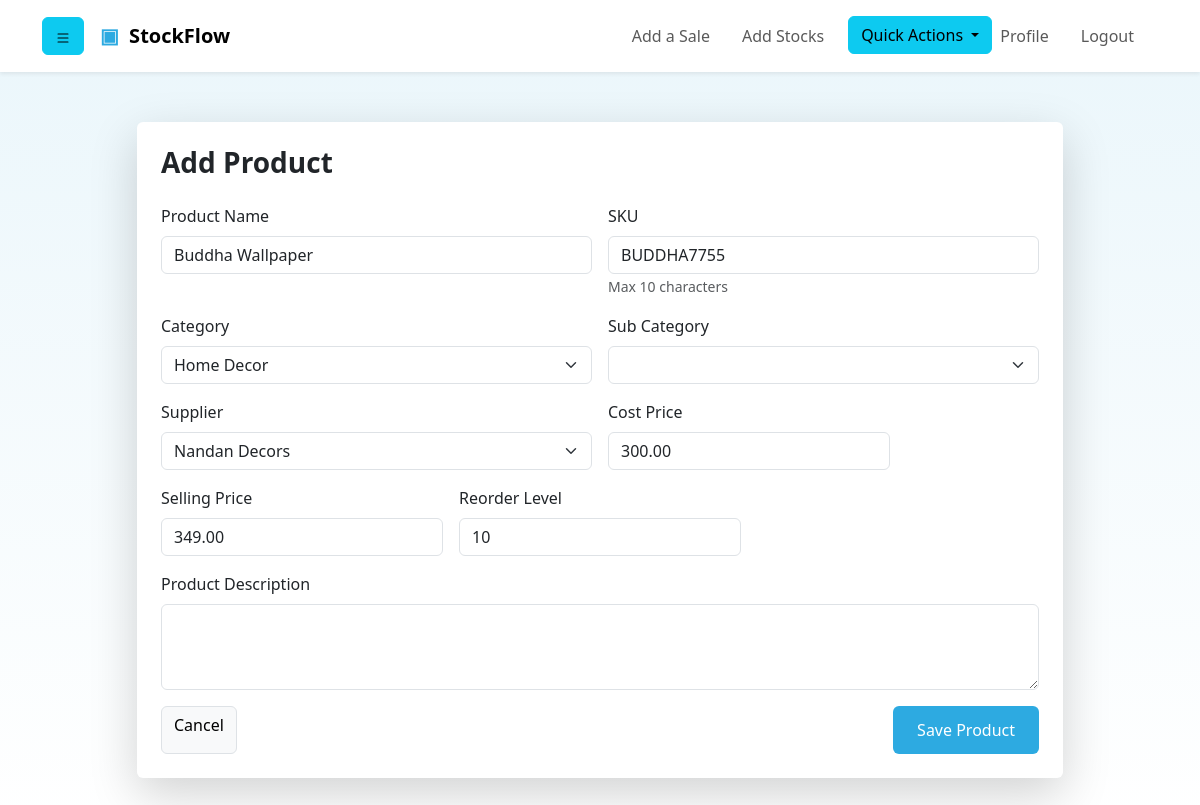
The app's page /product/6/edit (signed in) with its own data.
### main/models.py (models this page shows, shortened)
class Product(models.Model):
    product_name = models.CharField("Enter product name.", max_length=100)
    SKU = models.CharField("Enter product SKU.", max_length=10, unique=True, db_index=True)
    category = models.ForeignKey(
        'Category',
        on_delete=models.PROTECT,
        related_name='products'
    )
    sub_category = models.CharField("Enter the sub-category of the product.", max_length=50, null=True, blank=True)
    supplier = models.ForeignKey(
        'Supplier',
        on_delete=models.PROTECT,
        related_name='products'
    )
    cost_price = models.DecimalField(max_digits=10, decimal_places=2, default=0.00)
    selling_price = models.DecimalField(max_digits=10, decimal_places=2, default=0.00)
    reorder_level = models.PositiveIntegerField(default=10)
    product_description = models.CharField("Enter product description.", max_length=300, null=True, blank=True)
    created_at = models.DateTimeField(auto_now_add=True)
    updated_at = models.DateTimeField(auto_now=True)
    class Meta:
        ordering = ["product_name"]

### main/views.py (the view)
# urls.py: path('product/<int:pk>/edit', views.ProductUpdateView.as_view(), name='product_update'),
class ProductUpdateView(LoginRequiredMixin, AuditMixin, UpdateView):
    model = Product
    form_class = ProductForm
    template_name = 'main/product_form.html'
    success_url = reverse_lazy('product_list')
    audit_action = 'U'

### main/models.py (called while the page is built)
    def __str__(self):
        return self.category_name

    def __str__(self):
        return self.supplier_name or "Unnamed Supplier"

### templates/main/product_form.html (shortened to what this page needs)
{% extends 'base.html' %}
{% block content %}
<div class="container">
    <div class="row justify-content-center">
        <div class="col-lg-10">
            <div class="card shadow-lg border-0">
                <div class="card-body p-4">
                    <h3 class="fw-bold mb-4">Add Product</h3>
                    <form method="post" class="row g-3" novalidate>
                        <div class="col-md-6">
                            <label for="id_product_name" class="form-label">Product Name</label>
                            {{ form.product_name }}
                        </div>
                        <div class="col-md-6">
                            <label for="id_SKU" class="form-label">SKU</label>
                            {{ form.SKU }}
                            <small class="text-muted">Max 10 characters</small>
                        </div>
                        <div class="col-md-6">
                            <label for="id_category" class="form-label">Category</label>
                            {{ form.category }}
                        </div>
                        <div class="col-md-6">
                            <label for="id_sub_category" class="form-label">Sub Category</label>
                            {{ form.sub_category }}
                        </div>
                        <div class="col-md-6">
                            <label for="id_supplier" class="form-label">Supplier</label>
                            {{ form.supplier }}
                        </div>
                        <div class="col-md-4">
                            <label for="id_cost_price" class="form-label">Cost Price</label>
                            {{ form.cost_price }}
                        </div>
                        <div class="col-md-4">
                            <label for="id_selling_price" class="form-label">Selling Price</label>
                            {{ form.selling_price }}
                        </div>
                        <div class="col-md-4">
                            <label for="id_reorder_level" class="form-label">Reorder Level</label>
                            {{ form.reorder_level }}
                        </div>
                        <div class="col-12">
                            <label for="id_product_description" class="form-label">Product Description</label>
                            {{ form.product_description }}
                        </div>
                        <div class="col-12 d-flex justify-content-between mt-3">
                            <a href="{% url 'product_list' %}" class="btn btn-light border">
                                Cancel
                            </a>
                            <button type="submit" class="btn btn-primary px-4">
                                Save Product
                            </button>
                        </div>
                    </form>
                </div>
            </div>
        </div>
    </div>
</div>
{% endblock %}

### static/css/style.css (style rules this page uses)
html, body { min-height: 100%; }
body { background: linear-gradient(#eaf6fb, #ffffff); font-family: system-ui; margin: 0; padding: 0; }
.btn-primary { background: #2daae1; border: none; padding: 12px 24px; }

### records on screen
Product: product_name "Buddha Wallpaper", SKU "BUDDHA7755", category "Home Decor", supplier "Nandan Decors", cost_price "300.00", selling_price "349.00", reorder_level "10"
